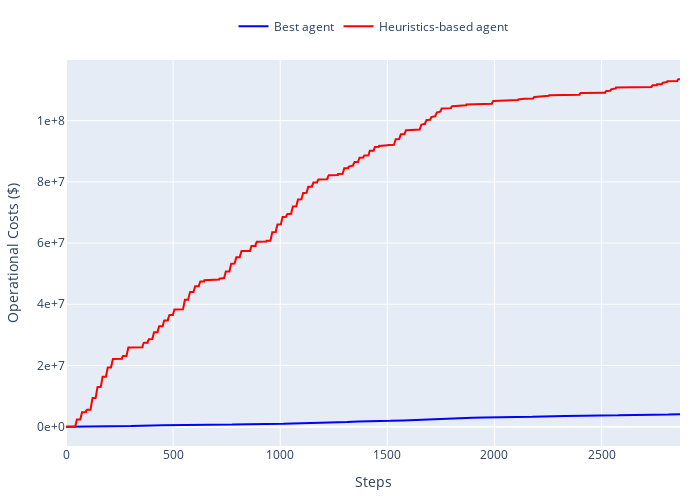
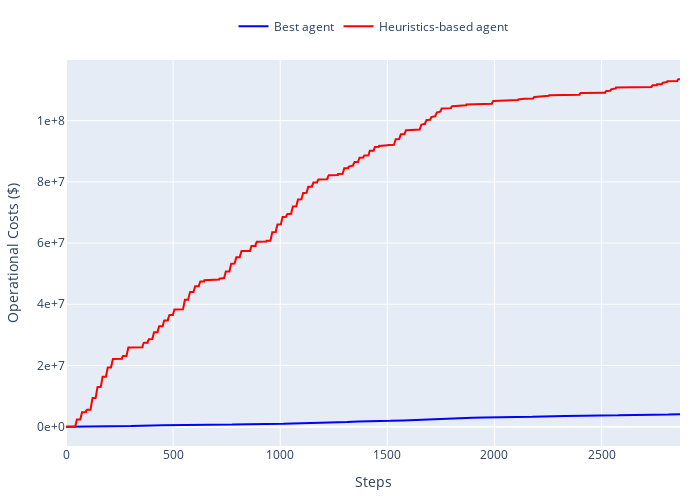

Source (notebook cell) for these figures, in order:
### Code cell
# use plotly to show cumulative cost (test set)
fig = go.Figure()

fig.add_trace(go.Scatter(
    x=best_agent.index,
    y=best_agent["costs"].cumsum(),
    mode="lines",
    name="Best agent",
    line=dict(color="blue"),
))

fig.add_trace(go.Scatter(
    x=baseline_agent.index,
    y=baseline_agent["costs"].cumsum(),
    mode="lines",
    name="Heuristics-based agent",
    line=dict(color="red"),
))

fig.update_layout(
    height=500,
    width=700,
    xaxis_title="Steps",
    yaxis_title="Operational Costs ($)",
    yaxis=dict(
        tickformat=".0e"  # Scientific notation with 2 decimal places
    ),
    legend=dict(
        orientation="h",  # horizontal layout
        yanchor="bottom",
        y=1.05,            # slightly above the top of the plot
        xanchor="center",
        x=0.5
    ),
    margin=dict(l=20, r=20, t=20, b=20),
    showlegend=True,
)

write_image(fig, "best_agent_test_costs.pdf")
# write_image(fig, "best_agent_test_costs.png")

### Figure 1 — Plotly figure (JSON) as saved in the notebook; plotly's stock layout.template omitted (floating-point values rounded to 4 significant figures; data arrays with more than 128 entries replaced by an {"elided": "..."} marker saying what was removed)
{"data": [{"line": {"color": "blue"}, "mode": "lines", "name": "Best agent", "type": "scatter", "x": {"elided": "2867 int values"}, "y": {"elided": "2867 float values"}}, {"line": {"color": "red"}, "mode": "lines", "name": "Heuristics-based agent", "type": "scatter", "x": {"elided": "2867 int values"}, "y": {"elided": "2867 float values"}}], "layout": {"height": 500, "legend": {"orientation": "h", "x": 0.5, "xanchor": "center", "y": 1.05, "yanchor": "bottom"}, "margin": {"b": 20, "l": 20, "r": 20, "t": 20}, "showlegend": true, "width": 700, "xaxis": {"title": {"text": "Steps"}}, "yaxis": {"tickformat": ".0e", "title": {"text": "Operational Costs ($)"}}}}

### Figure 2 — Plotly figure (JSON) as saved in the notebook; plotly's stock layout.template omitted (floating-point values rounded to 4 significant figures; data arrays with more than 128 entries replaced by an {"elided": "..."} marker saying what was removed)
{"data": [{"line": {"color": "blue"}, "mode": "lines", "name": "Best agent", "type": "scatter", "x": {"elided": "2867 int values"}, "y": {"elided": "2867 float values"}}, {"line": {"color": "red"}, "mode": "lines", "name": "Heuristics-based agent", "type": "scatter", "x": {"elided": "2867 int values"}, "y": {"elided": "2867 float values"}}], "layout": {"height": 500, "legend": {"orientation": "h", "x": 0.5, "xanchor": "center", "y": 1.05, "yanchor": "bottom"}, "margin": {"b": 20, "l": 20, "r": 20, "t": 20}, "showlegend": true, "width": 700, "xaxis": {"title": {"text": "Steps"}}, "yaxis": {"tickformat": ".0e", "title": {"text": "Operational Costs ($)"}}}}
